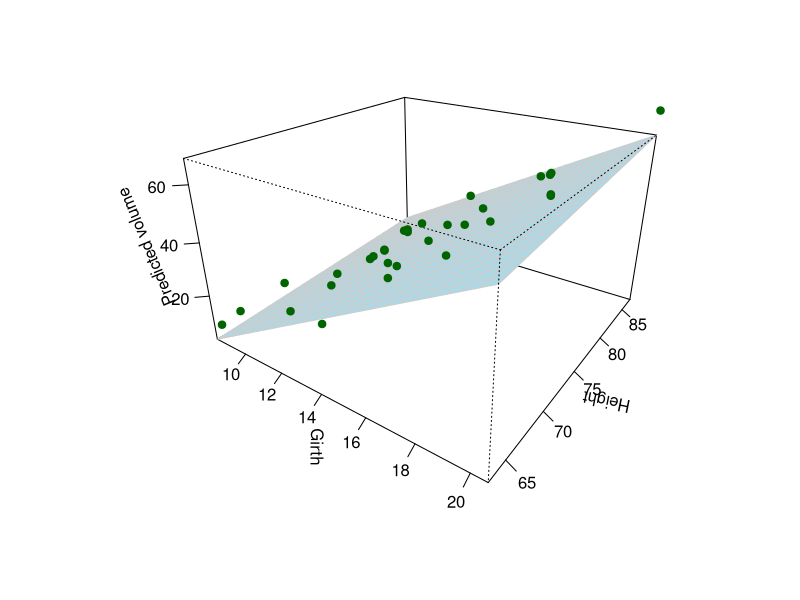

The R source for this figure:
## ---- chunk 1
trees_fit <- lm(Volume ~ Girth + Height, data = trees)

trees_coefs <- broom::tidy(trees_fit)

knitr::kable(trees_coefs, digits = 4)
## ---- chunk 2
#| fig-width: 6
#| fig-height: 5

girth_grid <- seq(min(trees$Girth), max(trees$Girth), length.out = 25)
height_grid <- seq(min(trees$Height), max(trees$Height), length.out = 25)

plane_grid <- expand.grid(
  Girth = girth_grid,
  Height = height_grid
)

plane_grid$predicted_volume <- predict(trees_fit, newdata = plane_grid)

volume_surface <- matrix(
  plane_grid$predicted_volume,
  nrow = length(girth_grid),
  ncol = length(height_grid)
)

regression_plane <- persp(
  x = girth_grid,
  y = height_grid,
  z = volume_surface,
  theta = 35,
  phi = 25,
  expand = 0.6,
  col = "lightblue",
  border = "gray80",
  ticktype = "detailed",
  xlab = "Girth",
  ylab = "Height",
  zlab = "Predicted volume"
)

points(
  trans3d(
    x = trees$Girth,
    y = trees$Height,
    z = trees$Volume,
    pmat = regression_plane
  ),
  pch = 19,
  col = "darkgreen"
)
## ---- chunk 3
trees_matrix <- as.matrix(head(trees, 4))

trees_matrix
## ---- chunk 4
X <- model.matrix(trees_fit)
Y <- trees$Volume

matrix_estimates <- solve(t(X) %*% X) %*% t(X) %*% Y

comparison <- tibble::tibble(
  term = names(coef(trees_fit)),
  matrix_formula = as.numeric(matrix_estimates),
  lm_estimate = as.numeric(coef(trees_fit)),
  difference = as.numeric(matrix_estimates) - as.numeric(coef(trees_fit))
)

knitr::kable(comparison, digits = 10)
